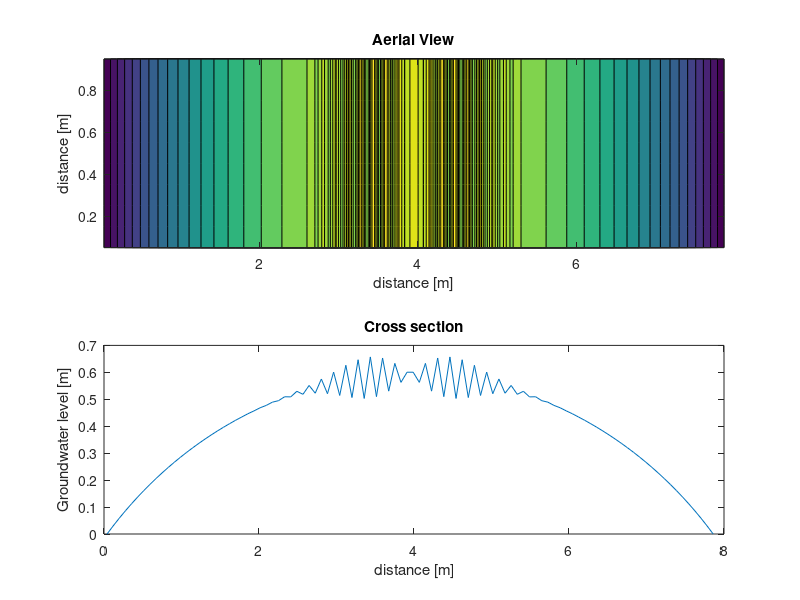

This chart was generated by the following MATLAB code:
%Groundwater flow
% Based on Hooghoudt-situation
% 
%%%%%%%%%%%%% INITIALISATION %%%%%%%%%%%%%%%%%%%%%%%%%%%%%
clear 
% system discretisation 
PixX = 0.079;                                   % Pixel length in X-direction           [m]
PixY = 0.10;                                    % Pixel length in Y-direction           [m]
NPixX=100;                                      % Number of Pixels in X-direction        [-]
NPixY=10;                                       % Number of Pixels in Y-direction       [-]
x(1:NPixX)=[0:PixX:(NPixX-1)*PixX]+PixX/2;      % x-grid                                [-]
y(1:NPixY)=[0:PixY:(NPixY-1)*PixY]+PixY/2;      % y-grid                                [-]
FieldLx = NPixX*PixX;                           % FieldLength in X-direction            [m]
FieldLy = NPixY*PixY;                           % FieldLength in Y-direction            [m]

% control constants
StartTime=0;                                    % Start time for simulation             [day]
EndTime=100;                                    % time at which simulation ends                 [day]
dt = 0.005;                                     % calculation time step                         [day] 

% system constants
DemClay = -1;                                   % Dem of Clay above reference level              [m]
K = 0.1;                                        % hydraulic Conductivity                         [m/day]
PorVol = 0.25;                                  % Pore Volume                                    [-]

% initialisation and boundary conditions
Time = StartTime;                               % Initialisation of time                        [day]
InitH=0.0;                                              % Initial hydraulic Head (H) value      [m]
H(1: NPixY,2: NPixX-1) = InitH;                         % field of H values                     [m]
H(1:NPixY,1) = 0;                               % height in drain = 0 level (left)              [m]
H(1:NPixY,NPixX) = 0;                           % height in drain = 0 level (right)             [m]
FlowY(1,1:NPixX) = 0; FlowY(NPixY+1,1:NPixX) = 0;           % bound.con. no flow in/out to Y-direction      [m3/day]
Prec(1: NPixY,1: NPixX) = 0.01;                         % field of Precipitation Rate           [m/day]

TotPrec = 0;
TotFlow = 0;
Balance = 0;

%%%%%%%%%%%% DYNAMIC LOOP %%%%%%%%%%%%%%%%%%%%%%%%%%

while Time <= EndTime

% calculate Flow in x-direction : Flow = -kD * dH/dt; (kD = k * average height of watercolumn * PixY)
KDX = K * (0.5*(H(:,1:NPixX-1) + H(:,2:(NPixX))) -DemClay) * PixY;                      %       [m3/day]
FlowX(:,2:NPixX) = -1 * KDX .* (H(:,2:(NPixX))-H(:,1:NPixX-1)) / PixX;          %       [m3/day]
 
% calculate Flow in y-direction: Flow = -kD * dH/dt; (kD = k * average height of watercolumn * PixX)
KDY = K * (0.5*(H(1:(NPixY-1),:) + H(2:(NPixY),:)) -DemClay) * PixX;
FlowY(2:NPixY,:) = -1 * KDY .* (H(2:(NPixY),:)-H(1:(NPixY-1),:)) / PixY;

% calculate net flow and precipitation rate in Volume per Pixel;
NetFlow(1:NPixY,2:NPixX-1) = FlowX(1:NPixY,2:NPixX-1) - FlowX(1:NPixY,3:NPixX) + ... 
                             FlowY(1:NPixY,2:NPixX-1) - FlowY(2:NPixY+1,2:NPixX-1);     %       [m3/day]
PrecVol = Prec * PixX * PixY;                                           %       [m3/day]

% calculate new H values by forward integration
H(1:NPixY,2:NPixX-1) = H(1:NPixY,2:NPixX-1) + ...
                                (PrecVol(1:NPixY,2:NPixX-1)+ NetFlow(1:NPixY,2:NPixX-1))* dt/ ...
                (PorVol*PixX*PixY);                                     %       [m]

TotPrec = TotPrec + 0.01 * PixX * PixY; 
TotFlow=TotFlow-sum(FlowX(:,2))*dt+sum(FlowX(:,NPixX))*dt;
Storage=(sum(sum(H-InitH)))*PixX*PixY*PorVol;
Balance = Balance + TotPrec - TotFlow;

            
Time = Time + dt;



% surf(H)
% drawnow

end
%%%%%%%%%%%% END DYNAMIC LOOP %%%%%%%%%%%%%%%%%%%%%%%%%%%
subplot(2,1,1); contourf(x,y,H,20); title('Aerial View'); xlabel('distance [m]'); ylabel('distance [m]');
subplot(2,1,2); plot(x,H(2,:)); title('Cross section'); xlabel('distance [m]'); ylabel('Groundwater level [m]');

Total = Balance - Storage;

